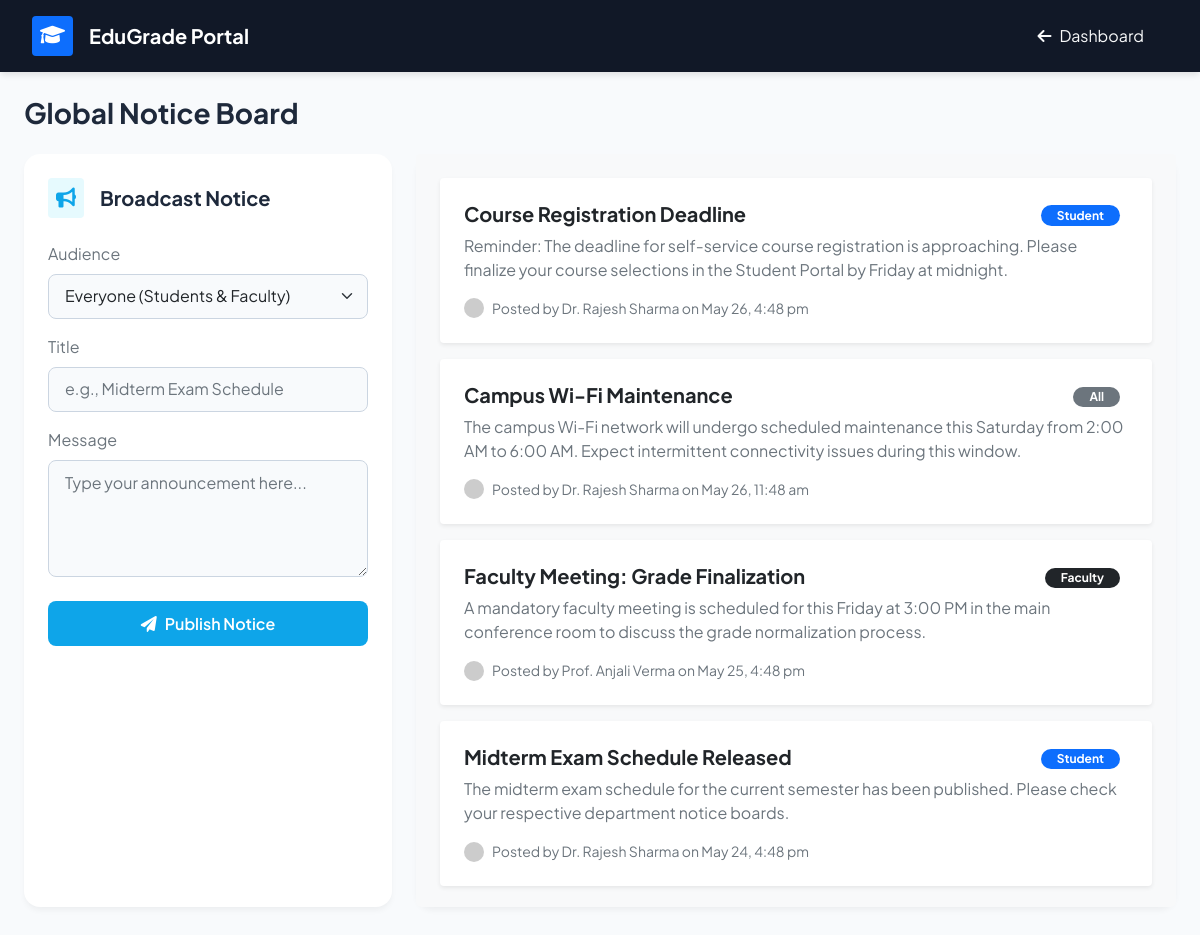
Page /manage_announcements.php (signed in) on the committed database.
### tables this page shows
CREATE TABLE `announcements` (
  `id` int(11) NOT NULL,
  `title` varchar(255) NOT NULL,
  `message` text NOT NULL,
  `target_role` enum('all','student','faculty') DEFAULT 'all',
  `created_by` int(11) DEFAULT NULL,
  `created_at` timestamp NOT NULL DEFAULT current_timestamp()
);

CREATE TABLE `users` (
  `id` int(11) NOT NULL,
  `username` varchar(50) NOT NULL,
  `password` varchar(255) NOT NULL,
  `full_name` varchar(100) NOT NULL,
  `email` varchar(100) DEFAULT NULL,
  `role` enum('student','faculty','admin') DEFAULT 'student',
  `created_at` timestamp NOT NULL DEFAULT current_timestamp()
);

### manage_announcements.php (the view, shortened to what this page needs)
<?php
require_once 'config.php';
$announcements = $pdo->query("
    SELECT a.*, u.full_name
    FROM announcements a
    JOIN users u ON a.created_by = u.id
    ORDER BY a.created_at DESC LIMIT 50
")->fetchAll();
?>
<!DOCTYPE html>
<html lang="en">
<head>
    <link href="https://cdn.jsdelivr.net/npm/bootstrap@5.1.3/dist/css/bootstrap.min.css" rel="stylesheet">
    <link rel="stylesheet" href="https://cdnjs.cloudflare.com/ajax/libs/font-awesome/6.0.0/css/all.min.css">
</head>
<body>
    <nav class="top-navbar d-flex justify-content-between align-items-center mb-4">
        <div class="d-flex align-items-center">
            <div class="bg-primary text-white rounded p-2 me-3"><i class="fas fa-graduation-cap fs-5"></i></div>
            <h5 class="mb-0 fw-bold">EduGrade Portal</h5>
        </div>
        <a href="faculty_dashboard.php" class="btn btn-outline-light rounded-pill px-4 fw-semibold border-0"><i class="fas fa-arrow-left me-2"></i>Dashboard</a>
    </nav>
    <div class="container-fluid px-4 pb-5">
        <h3 class="fw-bold mb-4">Global Notice Board</h3>
        <div class="row g-4">
            <div class="col-lg-4">
                <div class="card card-modern h-100">
                    <div class="card-body p-4">
                        <div class="d-flex align-items-center mb-4">
                            <div class="bg-info bg-opacity-10 text-info rounded p-2 me-3" style="color: #0ea5e9 !important;"><i class="fas fa-bullhorn fa-lg"></i></div>
                            <h5 class="fw-bold mb-0">Broadcast Notice</h5>
                        </div>
                        <form method="POST">
                            <div class="mb-3">
                                <label class="form-label text-muted">Audience</label>
                                <select name="target_role" class="form-select">
                                    <option value="all">Everyone (Students & Faculty)</option>
                                </select>
                            </div>
                            <div class="mb-3">
                                <label class="form-label text-muted">Title</label>
                                <input type="text" name="title" class="form-control" placeholder="e.g., Midterm Exam Schedule" required>
                            </div>
                            <div class="mb-4">
                                <label class="form-label text-muted">Message</label>
                                <textarea name="message" class="form-control" rows="4" placeholder="Type your announcement here..." required></textarea>
                            </div>
                            <button type="submit" name="post_announcement" class="btn btn-cyan w-100"><i class="fas fa-paper-plane me-2"></i>Publish Notice</button>
                        </form>
                    </div>
                </div>
            </div>
            <div class="col-lg-8">
                <div class="card card-modern h-100">
                    <div class="card-body p-4 bg-light rounded-3" style="max-height: 70vh; overflow-y: auto;">
                        <?php foreach($announcements as $a):
                            $badge = $a['target_role'] == 'all' ? 'bg-secondary' : ($a['target_role'] == 'student' ? 'bg-primary' : 'bg-dark');
                        ?>
                        <div class="card border-0 shadow-sm mb-3">
                            <div class="card-body p-4">
                                <div class="d-flex justify-content-between mb-2">
                                    <h5 class="fw-bold mb-0 text-dark"><?php echo htmlspecialchars($a['title']); ?></h5>
                                    <div>
                                        <span class="badge <?php echo $badge; ?> rounded-pill px-3 me-2 text-capitalize"><?php echo $a['target_role']; ?></span>
                                    </div>
                                </div>
                                <p class="text-secondary mb-3" style="white-space: pre-wrap;"><?php echo htmlspecialchars($a['message']); ?></p>
                                <div class="d-flex align-items-center text-muted small fw-medium">
                                    <img src="https://ui-avatars.com/api/?name=<?php echo urlencode($a['full_name']); ?>&background=f1f5f9" class="rounded-circle me-2" width="20" height="20">
                                    Posted by <?php echo htmlspecialchars($a['full_name']); ?> on <?php echo date("M j, g:i a", strtotime($a['created_at'])); ?>
                                </div>
                            </div>
                        </div>
                        <?php endforeach; ?>
                    </div>
                </div>
            </div>
        </div>
    </div>
</body>
</html>

### manage_announcements.php (style rules this page uses)
body { font-family: 'Plus Jakarta Sans', sans-serif; background-color: #f8fafc; color: #1e293b; }
.top-navbar { background-color: #111827; color: white; padding: 1rem 2rem; box-shadow: 0 4px 6px -1px rgba(0,0,0,0.1); }
.card-modern { border-radius: 16px; border: none; box-shadow: 0 4px 6px -1px rgba(0,0,0,0.05); background: #ffffff; }
.form-control, .form-select { border-radius: 8px; border: 1px solid #cbd5e1; padding: 0.6rem 1rem; background-color: #f8fafc; }
.btn-cyan { background-color: #0ea5e9; color: white; border-radius: 8px; font-weight: 600; padding: 0.6rem 1.2rem; }

### rows in the picture
announcements: title "Course Registration Deadline", target_role "Student", message "Reminder: The deadline for self-service course registration is approaching. Please finalize your course selections in the Student Portal by Friday at midnight.", created_by.full_name "Dr. Rajesh Sharma", created_at "May 26, 4:48 pm"
announcements: title "Campus Wi-Fi Maintenance", target_role "All", message "The campus Wi-Fi network will undergo scheduled maintenance this Saturday from 2:00 AM to 6:00 AM. Expect intermittent connectivity issues during this window.", created_by.full_name "Dr. Rajesh Sharma", created_at "May 26, 11:48 am"
announcements: title "Faculty Meeting: Grade Finalization", target_role "Faculty", message "A mandatory faculty meeting is scheduled for this Friday at 3:00 PM in the main conference room to discuss the grade normalization process.", created_by.full_name "Prof. Anjali Verma", created_at "May 25, 4:48 pm"
announcements: title "Midterm Exam Schedule Released", target_role "Student", message "The midterm exam schedule for the current semester has been published. Please check your respective department notice boards.", created_by.full_name "Dr. Rajesh Sharma", created_at "May 24, 4:48 pm"
